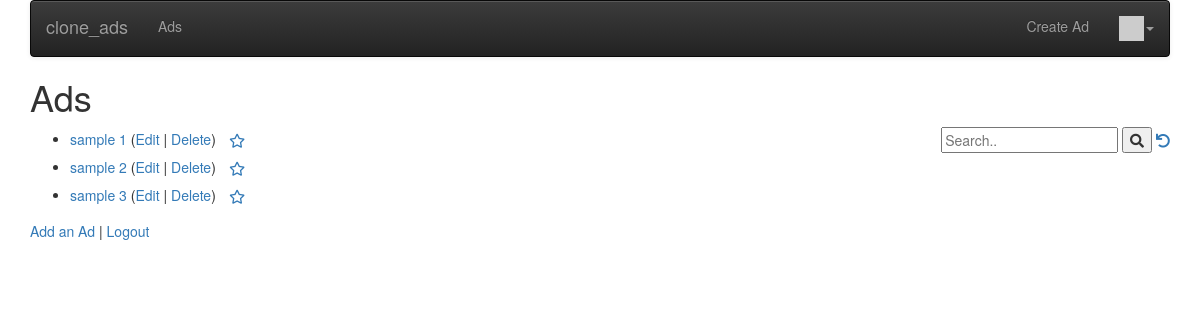
The page /ads/ (signed in) on the database as committed earlier.
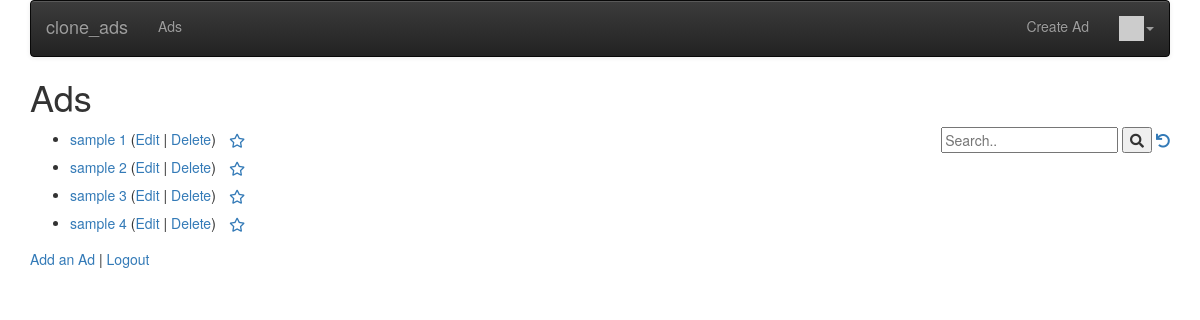
The same page on the database as committed later.
### ads/models.py (models this page shows, shortened)
class Ad(models.Model) :
    title = models.CharField(
            max_length=200,
            validators=[MinLengthValidator(2, "Title must be greater than 2 characters")]
    )
    price = models.DecimalField(max_digits=7, decimal_places=2, null=True)
    text = models.TextField()
    owner = models.ForeignKey(settings.AUTH_USER_MODEL, on_delete=models.CASCADE)
    comments = models.ManyToManyField(settings.AUTH_USER_MODEL, through='Comment', related_name='comments_owned')
    created_at = models.DateTimeField(auto_now_add=True)
    updated_at = models.DateTimeField(auto_now=True)
    picture = models.BinaryField(null=True, editable=True)
    content_type = models.CharField(max_length=256, null=True, help_text='The MIMEType of the file')
    favorites = models.ManyToManyField(settings.AUTH_USER_MODEL, through='Fav', related_name='favorite_ads')
    tags = TaggableManager(blank=True)

### ads/views.py (the view)
# urls.py: path("", views.AdListView.as_view(), name='all'),
class AdListView(OwnerListView):
    model = Ad
    template_name: str = "ads/ad_list.html"
    def get(self, request):
        strval = request.GET.get('search', False)
        if strval:
            query = Q(title__icontains=strval)
            query.add(Q(text__icontains=strval), Q.OR)
            ad_list = Ad.objects.filter(query).select_related().order_by('-updated_at')[:10]
        else:
            ad_list = Ad.objects.all()
        favorites = list()
        if request.user.is_authenticated:
            rows = request.user.favorite_ads.values('id')
            favorites = [row['id'] for row in rows]
        ctx = {'ad_list': ad_list, 'favorites': favorites, 'search': strval}
        return render(request, self.template_name, ctx)

### home/context_processors.py (called while the page is built)
def settings(request):
    return {
        'settings': django_settings,
    }

### home/templatetags/app_tags.py (called while the page is built)
@register.filter(name='gravatar')
def gravatar(user, size=35):
    email = str(user.email.strip().lower()).encode('utf-8')
    email_hash = md5(email).hexdigest()
    url = "//www.gravatar.com/avatar/{0}?s={1}&d=identicon&r=PG"
    return url.format(email_hash, size)

### ads/templates/ads/ad_list.html (shortened to what this page needs)
{% extends "base_menu.html" %}
{% block content %}
<h1>Ads</h1>
<div style="float:right">
  <form>
    <input type="text" placeholder="Search.." name="search"
    >
    <button type="submit"><i class="fa fa-search"></i></button>
  <a href="{% url 'ads:all' %}"><i class="fa fa-undo"></i></a>
  </form>
  </div>
<p>
{% if ad_list %}
<ul>
  {% for ad in ad_list %}
    <li>
        <a href="{% url 'ads:ad_detail'  ad.id %}">{{ ad.title }}</a>
        {% if ad.owner == user %}
        (<a href="{% url 'ads:ad_update' ad.id %}">Edit</a> |
        <a href="{% url 'ads:ad_delete' ad.id %}">Delete</a>)
        {% endif %}
        {% if user.is_authenticated %}
        <a href="#" onclick=
             "favPost('{% url 'ads:ad_favorite' ad.id %}', {{ ad.id }} );return false;"
            id="unfavorite_star_{{ad.id}}">
        <span class="fa-stack" style="vertical-align: middle;">
        <i class="fa fa-star-o fa-stack-1x"></i>
        </span>
        </a>
        {% endif %}
    </li>
  {% endfor %}
</ul>
{% else %}
  <p>There are no ads in the database.</p>
{% endif %}
</p>
<p>
<a href="{% url 'ads:ad_create' %}">Add an Ad</a> |
{% if user.is_authenticated %}
<a href="{% url 'logout' %}?next={% url 'ads:all' %}">Logout</a>
{% else %}
<a href="{% url 'login' %}?next={% url 'ads:all' %}">Login</a>
{% endif %}
</p>
{% endblock %}

### ads/templates/base_menu.html (shortened to what this page needs)
{% extends "base_bootstrap.html" %}
{% block navbar %}
{% load app_tags %}
<nav class="navbar navbar-default navbar-inverse">
  <div class="container-fluid">
    <div class="navbar-header">
        <a class="navbar-brand" href="/">{{ settings.APP_NAME }}</a>
    </div>
    <ul class="nav navbar-nav">
      {% url 'ads' as ads %}
      <li {% if request.get_full_path == ads %}class="active"{% endif %}>
          <a href="{% url 'ads:all' %}">Ads</a></li>
    </ul>
    <ul class="nav navbar-nav navbar-right">
        {% if user.is_authenticated %}
        <li>
        <a href="{% url 'ads:ad_create' %}">Create Ad</a>
        </li>
        <li class="dropdown">
            <a href="#" data-toggle="dropdown" class="dropdown-toggle">
                <img style="width: 25px;" src="{{ user|gravatar:60 }}"/><b class="caret"></b>
            </a>
        </li>
        {% else %}
        <li>
        <a href="{% url 'login' %}?next={% url 'ads:all' %}">Login</a>
        </li>
        {% endif %}
    </ul>
  </div>
</nav>
{% endblock %}

### home/templates/base_bootstrap.html (shortened to what this page needs)
<!DOCTYPE html>
<html>
<head>
<link rel="stylesheet"
    href="https://maxcdn.bootstrapcdn.com/bootstrap/3.4.0/css/bootstrap.min.css"
>
<link rel="stylesheet"
    href="https://maxcdn.bootstrapcdn.com/bootstrap/3.4.0/css/bootstrap-theme.min.css"
>
<link rel="stylesheet"
    href="https://code.jquery.com/ui/1.12.1/themes/ui-lightness/jquery-ui.css"
>
<link rel="stylesheet" href="https://use.fontawesome.com/releases/v5.8.1/css/all.css">
<link rel="stylesheet" href="https://use.fontawesome.com/releases/v5.8.1/css/v4-shims.css">
</head>
<body>
<div class="container">
{% block navbar %} {% endblock %}
{% block content %}
{% endblock %}
</div>
</body>
</html>

Rows that differ between the two databases and show on the page:
added Ad: title "sample 4", shows "Edit"
